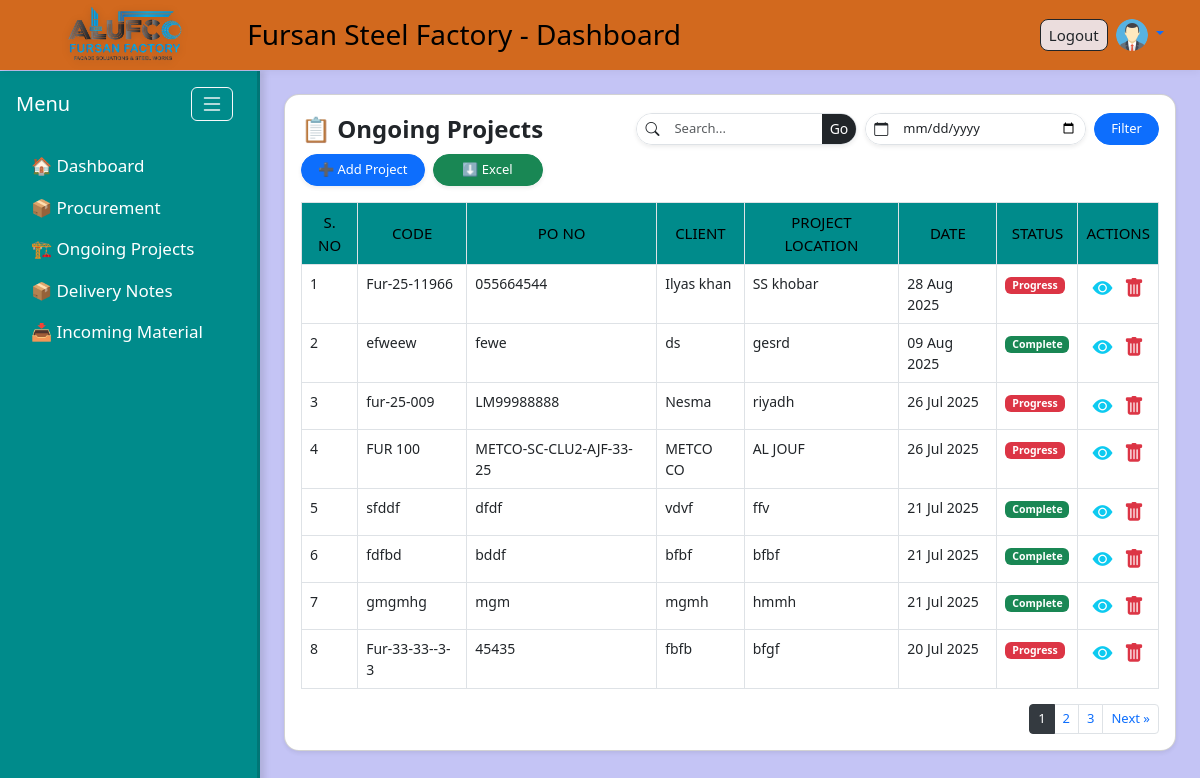
The page /ongoing/ (signed in) on the database its author committed.
### accounts/models.py (models this page shows, shortened)
class Profile(models.Model):
    user = models.OneToOneField(User, on_delete=models.CASCADE)
    avatar = models.ImageField(upload_to='avatars/', default='avatars/default-avatar.png', blank=True, null=True)

### ongoing_projects/models.py (models this page shows, shortened)
class OngoingProject(models.Model):
    code = models.CharField(max_length=50)
    po_number = models.CharField("Contract / P.O No", max_length=100)
    client = models.CharField(max_length=200)
    location = models.CharField(max_length=200)
    po_description = models.TextField()
    po_amount = models.DecimalField(max_digits=12, decimal_places=2)
    budgetary_cost = models.DecimalField(max_digits=12, decimal_places=2)
    expected_profit = models.DecimalField(max_digits=12, decimal_places=2)
    down_payment = models.CharField(max_length=100, blank=True, null=True)
    shop_drawing = models.CharField(max_length=100, blank=True, null=True)
    date = models.DateField(null=True, blank=True)
    status = models.CharField(max_length=20, choices=STATUS_CHOICES, default="In Progress")

### ongoing_projects/views.py (the view, shortened to what this page needs)
# urls.py: path('', views.list_ongoing_projects, name='ongoing_projects_list'),
@login_required
def list_ongoing_projects(request):
    query = request.GET.get('q', '')
    filter_date = request.GET.get('date')
    projects = OngoingProject.objects.all()
    if filter_date:
        date_obj = parse_date(filter_date)
        if date_obj:
            projects = projects.filter(date=date_obj)
    paginator = Paginator(projects.order_by('-date'), 8)
    page_number = request.GET.get('page')
    projects = paginator.get_page(page_number)
    return render(request, 'ongoing_projects/list.html', {
        'projects': projects
    })

### ongoing_projects/templates/ongoing_projects/list.html (shortened to what this page needs)
{% extends 'base.html' %}
{% block content %}
<div class="card shadow-sm custom-card p-3">
    <div class="d-flex justify-content-between align-items-center mb-3 flex-wrap gap-2">
        <h4 class="text-dark fw-semibold mb-0" style="line-height: 2.2rem;">📋 Ongoing Projects</h4>
        <form method="get" class="d-flex align-items-center gap-2 flex-nowrap mb-0" style="min-width: 400px; max-width: 600px;">
            <div class="input-group input-group-sm shadow-sm rounded-pill overflow-hidden border" style="height: 32px; min-width: 140px;">
            <span class="input-group-text bg-white border-0 px-2">
                <i class="bi bi-search text-dark"></i>
            </span>
            <input type="text" name="q" class="form-control border-0" placeholder="Search..." value="{{ request.GET.q|default:'' }}" style="font-size: 13px;">
            <button class="btn btn-dark border-0 rounded-0 rounded-end px-2" type="submit" name="search">Go</button>
            </div>
            <div class="input-group input-group-sm shadow-sm rounded-pill overflow-hidden border" style="height: 32px; min-width: 130px;">
            <span class="input-group-text bg-white border-0 px-2">
                <i class="bi bi-calendar text-dark"></i>
            </span>
            <input type="date" name="date" value="{{ request.GET.date|default:'' }}" class="form-control border-0" style="font-size: 13px;">
            </div>
            <button class="btn btn-primary btn-sm rounded-pill px-3" type="submit" name="filter" value="1" style="height: 32px;">
            Filter
            </button>
        </form>
        <div class="d-flex gap-2">
            <a class="btn btn-primary btn-sm shadow-sm rounded-pill px-3 d-flex align-items-center justify-content-center"
                style="height: 32px;"
                href="{% url 'add_ongoing_project' %}">
                ➕ Add Project
            </a>
            <a href="{% url 'export_ongoing_projects_to_excel' %}"
                class="btn btn-success btn-sm shadow-sm rounded-pill px-3 d-flex justify-content-center align-items-center"
                style="height: 32px; width: 110px;">
                ⬇️ Excel
            </a>
            </div>
    </div>
    <div class="table-responsive">
        <table class="table table-bordered table-hover bg-white mb-0 custom-ongoing-table">
            <thead class="custom-thead">
                <tr>
                    <th>S. No</th>
                    <th>Code</th>
                    <th>PO No</th>
                    <th>Client</th>
                    <th>Project Location</th>
                    <th>Date</th>
                    <th>Status</th>
                    <th>Actions</th>
                </tr>
            </thead>
            <tbody>
            {% for project in projects %}
            <tr class="fixed-row-height">
                <td>{{ forloop.counter|add:projects.start_index|add:"-1" }}</td>
                <td>{{ project.code }}</td>
                <td>{{ project.po_number }}</td>
                <td>{{ project.client }}</td>
                <td>{{ project.location }}</td>
                <td>{{ project.date|date:"d M Y" }}</td>
                <td>
                    {% if project.status == 'Complete' %}
                        <span class="badge bg-success">Complete</span>
                    {% else %}
                        <span class="badge bg-danger">Progress</span>
                    {% endif %}
                </td>
                <td class="text-center">
                    <a href="{% url 'view_ongoing_project' project.id %}" class="text-info text-decoration-none me-2">
                        <i class="bi bi-eye-fill fs-5"></i>
                    </a>
                    <a href="{% url 'delete_ongoing_project' project.id %}" onclick="return confirm('Are you sure you want to delete this item?')" class="text-decoration-none">
                        <i class="bi bi-trash-fill text-danger fs-5"></i>
                    </a>
                </td>
            </tr>
            {% empty %}
            <tr>
                <td colspan="8" class="text-center text-muted">No projects available.</td>
            </tr>
            {% endfor %}
        </tbody>
        </table>
    </div>
    {% if projects.has_other_pages %}
    <div class="d-flex justify-content-end">
        <ul class="pagination pagination-sm mb-0">
            {% for num in projects.paginator.page_range %}
                {% if num >= projects.number|add:-2 and num <= projects.number|add:2 %}
                    {% if projects.number == num %}
                        <li class="page-item active">
                            <span class="page-link px-2 py-1">{{ num }}</span>
                        </li>
                    {% else %}
                        <li class="page-item">
                            <a class="page-link px-2 py-1" href="?page={{ num }}{% if request.GET.q %}&q={{ request.GET.q }}{% endif %}{% if request.GET.date %}&date={{ request.GET.date }}{% endif %}">
                                {{ num }}
                            </a>
                        </li>
                    {% endif %}
                {% endif %}
            {% endfor %}
            {% if projects.has_next %}
            <li class="page-item">
                <a class="page-link px-2 py-1" href="?page={{ projects.next_page_number }}{% if request.GET.q %}&q={{ request.GET.q }}{% endif %}">Next »</a>
            </li>
            {% endif %}
        </ul>
    </div>
    {% endif %}
</div>
{% endblock %}

### templates/base.html (shortened to what this page needs)
{% load static %}
<!DOCTYPE html>
<html lang="en">
<head>
    <link rel="stylesheet" href="https://cdn.jsdelivr.net/npm/bootstrap@5.3.0/dist/css/bootstrap.min.css">
    <link href="https://cdn.jsdelivr.net/npm/bootstrap-icons@1.10.5/font/bootstrap-icons.css" rel="stylesheet">
    <link rel="stylesheet" href="{% static 'css/custom.css' %}">
</head>
<body>
<header class="custom-header px-4">
    <div class="container-fluid">
        <div class="d-flex justify-content-between align-items-center">
            <div class="d-flex align-items-center">
                <img src="{% static 'images/udadateone.png' %}" alt="Company Logo" class="logo-img">
                <h3 class="mb-0 ms-2">Fursan Steel Factory - Dashboard</h3>
            </div>
           {% if user.is_authenticated %}
            <div class="d-flex align-items-center gap-2 position-relative">
                <form method="post" action="{% url 'logout' %}" class="mb-0">
                    <button type="submit" class="btn btn-outline-dark btn-sm px-2 py-1">Logout</button>
                </form>
                <div class="dropdown">
                    <a href="#" class="d-block dropdown-toggle" id="userDropdown" data-bs-toggle="dropdown" aria-expanded="false">
                        {% if user.profile.avatar %}
                            <img
                                src="{{ user.profile.avatar.url }}"
                                alt="Avatar"
                                class="rounded-circle avatar-hover"
                                style="width:32px; height:32px; cursor:pointer;"
                                title="{{ user.get_full_name|default:user.username }}"
                            >
                        {% endif %}
                    </a>
                </div>
            </div>
            {% else %}
            <a href="{% url 'login' %}" class="btn btn-primary btn-sm">Login</a>
            {% endif %}
        </div>
    </div>
</header>
    <div class="d-flex">
       <nav id="sidebar" class="vh-100">
            <div class="d-flex justify-content-between align-items-center px-3 mb-4">
                <h5 class="text-white mb-0">Menu</h5>
                <button id="sidebarToggle" class="btn btn-outline-light" title="Toggle Menu">
                    <i class="bi bi-list fs-4"></i>
                </button>
            </div>
            <ul class="nav flex-column">
               <li class="nav-item">
                    <a class="nav-link text-white" href="{% url 'dashboard' %}" title="Dashboard">
                        🏠 <span class="label-text">Dashboard</span>
                    </a>
                </li>
                    <li class="nav-item">
                        <a class="nav-link text-white"
                           data-bs-toggle="collapse"
                           href="#procurementSubmenu"
                           role="button"
                           aria-expanded="false"
                           aria-controls="procurementSubmenu">
                            📦 Procurement
                        </a>
                    </li>
                <li class="nav-item">
                    <a class="nav-link text-white"
                        data-bs-toggle="collapse"
                        href="#ongoingSubmenu"
                        role="button"
                        aria-expanded="true"
                        aria-controls="ongoingSubmenu">
                        🏗 <span class="label-text">Ongoing Projects</span>
                    </a>
                </li>
                <li class="nav-item">
                    <a class="nav-link text-white"
                        data-bs-toggle="collapse"
                        href="#deliverySubmenu"
                        role="button"
                        aria-expanded="false"
                        aria-controls="deliverySubmenu">
                         📦 <span class="label-text">Delivery Notes</span>
                    </a>
                </li>
                <li class="nav-item">
                    <a class="nav-link text-white"
                        data-bs-toggle="collapse"
                        href="#incomingSubmenu"
                        role="button"
                        aria-expanded="false"
                        aria-controls="incomingSubmenu">
                        📥 <span class="label-text">Incoming Material</span>
                    </a>
                </li>
            </ul>
    </nav>
    <main class="flex-grow-1 p-4">
        {% block content %}
        {% endblock %}
    </main>
</div>
</body>
</html>

### static/css/custom.css (style rules this page uses)
body { background-color: #c4c4f5; color: #ffffff; padding-top: 70px; }
.custom-header { background-color: chocolate; color: #000; height: 70px; display: flex; align-items: center; position: fixed; top: 0; width: 100%; z-index: 1000; box-shadow: 0 2px 8px rgba(0,0,0,0.05); }
.dropdown > a { text-decoration: none !important; }
.bg-success { background-color: #198754 !important; }
.logo-img { height: 100px !important; width: auto; margin-right: 10px; object-fit: contain; image-rendering: -webkit-optimize-contrast; image-rendering: crisp-edges; filter: drop-shadow(0 2px 4px rgba(0, 0, 0, 0.15)); border-radius: 6px; display: block; }
.text-danger { font-size: 0.85rem; margin-top: 0.25rem; color: #dc3545 !important; }
#sidebar { min-height: 100vh; position: fixed; top: 71px; left: 0; width: 260px; max-width: 260px; padding-top: 1rem; overflow-y: auto; background-color: darkcyan; box-shadow: 5px 0 6px rgba(0, 0, 0, 0.1); border-right: 3px solid rgba(0, 0, 0, 0.15); transition: width 0.3s ease; z-index: 100; }
main.flex-grow-1 { margin-left: 260px; padding: 1rem; transition: margin-left 0.3s ease; }
#sidebar .nav-link { color: #140909; margin-left: 15px; font-size: 17px; transition: all 0.2s ease; }
#sidebar ul.nav li.nav-item a { white-space: nowrap; }
#sidebar { transition: width 0.3s ease; }
#sidebar button#sidebarToggle { padding: 0.25rem 0.5rem; font-size: 1rem; line-height: 1; margin-right: 0.5rem; }
.form-control { border-radius: 8px; font-size: 15px; padding: 8px 10px; border: 1px solid #ced4da; transition: border 0.2s, box-shadow 0.2s; }
.custom-header .btn { font-weight: 500; border-radius: 8px; padding: 6px 14px; font-size: 15px; background-color: rgb(235, 221, 221); }
.table-bordered, .table-bordered th, .table-bordered td { border: 1px solid #dee2e6; }
.custom-card { border-radius: 15px; overflow: hidden; }
.d-flex { display: flex; gap: 12px; flex-wrap: wrap; }
.pagination { justify-content: center !important; margin-top: 15px; }
.pagination .page-link { font-size: 13px; padding: 4px 8px; }
.pagination .active .page-link { background-color: #343a40; border-color: #343a40; color: #fff; }
td { vertical-align: middle; }
.table td, .table th { vertical-align: middle; font-size: 14px; }
.btn-sm { padding: 3px 8px; font-size: 13px; }
.custom-ongoing-table thead th { background-color: darkcyan !important; color: #000; text-align: center; vertical-align: middle; font-size: 15px; text-transform: uppercase; }
.custom-thead th { font-weight: 500; }
.fixed-row-height td { max-height: 60px; vertical-align: top; white-space: normal; word-wrap: break-word; overflow: hidden; font-size: 14px; }
.fixed-row-height td:nth-child(6) { max-width: 200px; }

### rows shown on the page
OngoingProject: code "Fur-25-11966", po_number "055664544", client "Ilyas khan", location "SS khobar", date "28 Aug 2025", status "Progress"
OngoingProject: code "efweew", po_number "fewe", client "ds", location "gesrd", date "09 Aug 2025", status "Complete"
OngoingProject: code "fur-25-009", po_number "LM99988888", client "Nesma", location "riyadh", date "26 Jul 2025", status "Progress"
OngoingProject: code "FUR 100", po_number "METCO-SC-CLU2-AJF-33-25", client "METCO CO", location "AL JOUF", date "26 Jul 2025", status "Progress"
OngoingProject: code "sfddf", po_number "dfdf", client "vdvf", location "ffv", date "21 Jul 2025", status "Complete"
OngoingProject: code "fdfbd", po_number "bddf", client "bfbf", location "bfbf", date "21 Jul 2025", status "Complete"
OngoingProject: code "gmgmhg", po_number "mgm", client "mgmh", location "hmmh", date "21 Jul 2025", status "Complete"
OngoingProject: code "Fur-33-33--3-3", po_number "45435", client "fbfb", location "bfgf", date "20 Jul 2025", status "Progress"

### other values the page prints
{{ num }} "1"
{{ num }} "2" "3"
